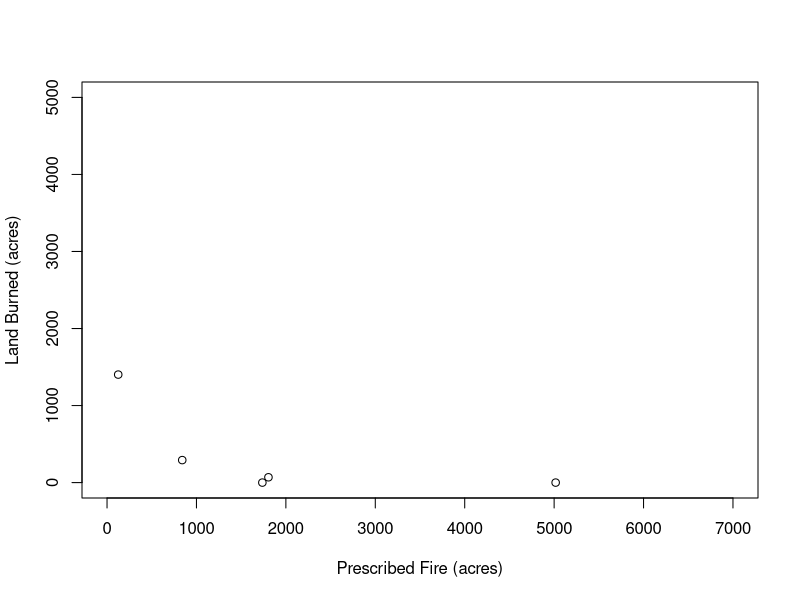
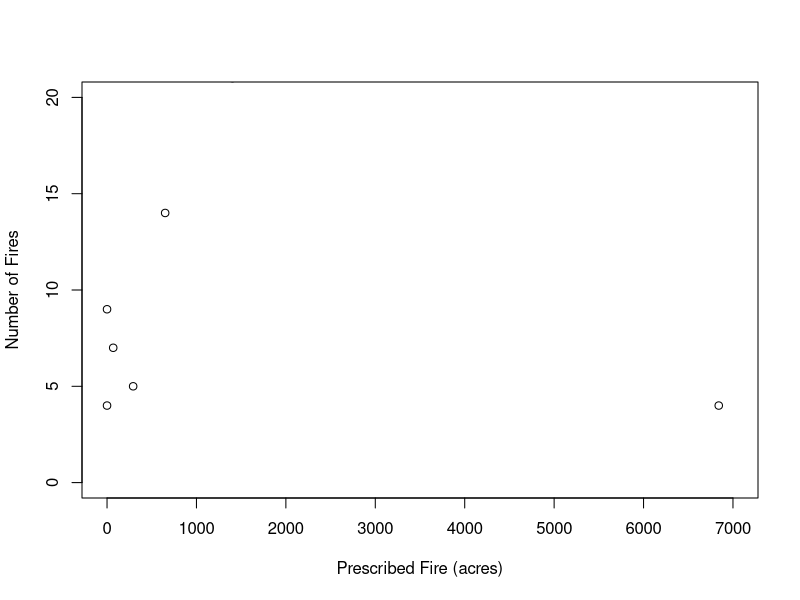

Source code (R) for these figures, in order: (Note: this script raises an error after producing the figures.)
## ---- chunk 1
knitr::opts_chunk$set(echo = TRUE)
## ---- chunk 2
acres=read.csv("Prescribed_fires_v_acres.csv")

plot(acres$Prescribed~acres$Acres, type="p", xlim=c(0,7000), ylim=c(0,5000), xlab="Prescribed Fire (acres)", ylab="Land Burned (acres)")
## ---- chunk 3
nofires=read.csv("precribed_fires_v_number_of_fires.csv")

plot(nofires$fires~nofires$Prescribed, type="p", xlim=c(0,7000), ylim=c(0,20), ylab="Number of Fires", xlab="Prescribed Fire (acres)")

## ---- chunk 4
knitr::include_graphics("Biggest 3 counties by area.PNG")
## ---- chunk 5
knitr::include_graphics("California county population density.PNG")
## ---- chunk 6
knitr::include_graphics("Top 3 pop counties.PNG")
## ---- chunk 7
knitr::include_graphics("Lowest three pop counties.PNG")
